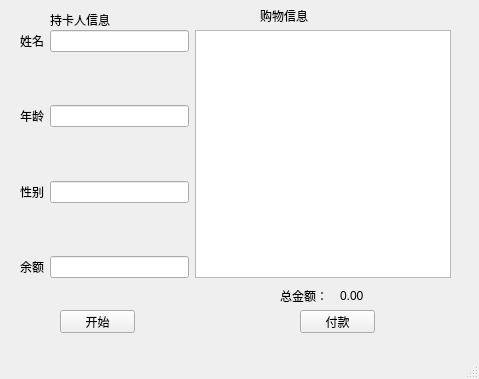
<?xml version="1.0" encoding="UTF-8"?>
<ui version="4.0">
 <class>Client</class>
 <widget class="QMainWindow" name="Client">
  <property name="geometry">
   <rect>
    <x>0</x>
    <y>0</y>
    <width>479</width>
    <height>379</height>
   </rect>
  </property>
  <property name="windowTitle">
   <string>MainWindow</string>
  </property>
  <widget class="QWidget" name="centralwidget">
   <widget class="QPushButton" name="pushButton">
    <property name="geometry">
     <rect>
      <x>60</x>
      <y>310</y>
      <width>75</width>
      <height>23</height>
     </rect>
    </property>
    <property name="text">
     <string>开始</string>
    </property>
   </widget>
   <widget class="QPushButton" name="pushButton_2">
    <property name="geometry">
     <rect>
      <x>300</x>
      <y>310</y>
      <width>75</width>
      <height>23</height>
     </rect>
    </property>
    <property name="text">
     <string>付款</string>
    </property>
   </widget>
   <widget class="QLabel" name="label">
    <property name="geometry">
     <rect>
      <x>50</x>
      <y>10</y>
      <width>81</width>
      <height>20</height>
     </rect>
    </property>
    <property name="text">
     <string>持卡人信息</string>
    </property>
   </widget>
   <widget class="QLabel" name="label_2">
    <property name="geometry">
     <rect>
      <x>260</x>
      <y>10</y>
      <width>54</width>
      <height>12</height>
     </rect>
    </property>
    <property name="text">
     <string>购物信息</string>
    </property>
   </widget>
   <widget class="QLabel" name="label_7">
    <property name="geometry">
     <rect>
      <x>280</x>
      <y>290</y>
      <width>54</width>
      <height>12</height>
     </rect>
    </property>
    <property name="text">
     <string>总金额：</string>
    </property>
   </widget>
   <widget class="QLabel" name="label_8">
    <property name="geometry">
     <rect>
      <x>340</x>
      <y>290</y>
      <width>54</width>
      <height>12</height>
     </rect>
    </property>
    <property name="text">
     <string>0.00</string>
    </property>
   </widget>
   <widget class="QWidget" name="">
    <property name="geometry">
     <rect>
      <x>20</x>
      <y>30</y>
      <width>431</width>
      <height>248</height>
     </rect>
    </property>
    <layout class="QHBoxLayout" name="horizontalLayout_5">
     <item>
      <layout class="QVBoxLayout" name="verticalLayout">
       <item>
        <layout class="QHBoxLayout" name="horizontalLayout_4">
         <item>
          <widget class="QLabel" name="label_3">
           <property name="text">
            <string>姓名</string>
           </property>
          </widget>
         </item>
         <item>
          <widget class="QLineEdit" name="lineEdit">
           <property name="readOnly">
            <bool>true</bool>
           </property>
          </widget>
         </item>
        </layout>
       </item>
       <item>
        <spacer name="verticalSpacer">
         <property name="orientation">
          <enum>Qt::Vertical</enum>
         </property>
         <property name="sizeHint" stdset="0">
          <size>
           <width>20</width>
           <height>40</height>
          </size>
         </property>
        </spacer>
       </item>
       <item>
        <layout class="QHBoxLayout" name="horizontalLayout_3">
         <item>
          <widget class="QLabel" name="label_4">
           <property name="text">
            <string>年龄</string>
           </property>
          </widget>
         </item>
         <item>
          <widget class="QLineEdit" name="lineEdit_2">
           <property name="readOnly">
            <bool>true</bool>
           </property>
          </widget>
         </item>
        </layout>
       </item>
       <item>
        <spacer name="verticalSpacer_2">
         <property name="orientation">
          <enum>Qt::Vertical</enum>
         </property>
         <property name="sizeHint" stdset="0">
          <size>
           <width>20</width>
           <height>40</height>
          </size>
         </property>
        </spacer>
       </item>
       <item>
        <layout class="QHBoxLayout" name="horizontalLayout_2">
         <item>
          <widget class="QLabel" name="label_5">
           <property name="text">
            <string>性别</string>
           </property>
          </widget>
         </item>
         <item>
          <widget class="QLineEdit" name="lineEdit_3">
           <property name="readOnly">
            <bool>true</bool>
           </property>
          </widget>
         </item>
        </layout>
       </item>
       <item>
        <spacer name="verticalSpacer_3">
         <property name="orientation">
          <enum>Qt::Vertical</enum>
         </property>
         <property name="sizeHint" stdset="0">
          <size>
           <width>20</width>
           <height>40</height>
          </size>
         </property>
        </spacer>
       </item>
       <item>
        <layout class="QHBoxLayout" name="horizontalLayout">
         <item>
          <widget class="QLabel" name="label_6">
           <property name="text">
            <string>余额</string>
           </property>
          </widget>
         </item>
         <item>
          <widget class="QLineEdit" name="lineEdit_4">
           <property name="readOnly">
            <bool>true</bool>
           </property>
          </widget>
         </item>
        </layout>
       </item>
      </layout>
     </item>
     <item>
      <widget class="QTextEdit" name="textEdit">
       <property name="readOnly">
        <bool>true</bool>
       </property>
      </widget>
     </item>
    </layout>
   </widget>
  </widget>
  <widget class="QMenuBar" name="menubar">
   <property name="geometry">
    <rect>
     <x>0</x>
     <y>0</y>
     <width>479</width>
     <height>23</height>
    </rect>
   </property>
  </widget>
  <widget class="QStatusBar" name="statusbar"/>
 </widget>
 <resources/>
 <connections/>
</ui>
